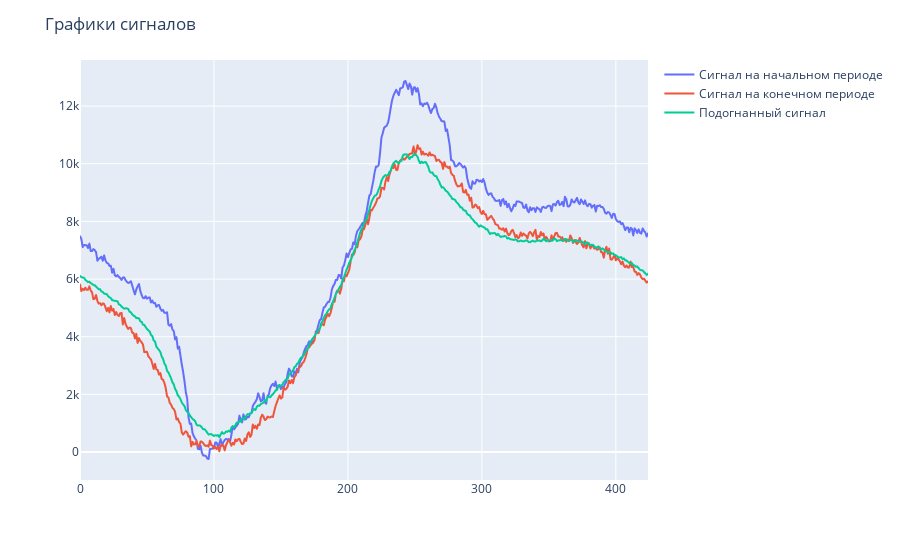

The notebook cell saved with this chart:
### Markdown cell above
Построим сигналы на интерактивном графике

### Code cell
plot_df = pd.DataFrame({'Сигнал на начальном периоде': first_period_signal, 'Сигнал на конечном периоде': last_period_signal, 'Подогнанный сигнал': fitted_signal})

fig = px.line(plot_df)\
    .update_layout(title='Графики сигналов', xaxis_title=None, yaxis_title=None, legend_title=None)

fig.show()

### Figure 1 — Plotly figure (JSON) as saved in the notebook; plotly's stock layout.template omitted (floating-point values rounded to 4 significant figures; data arrays with more than 128 entries replaced by an {"elided": "..."} marker saying what was removed)
{"data": [{"hovertemplate": "variable=Сигнал на начальном периоде<br>index=%{x}<br>value=%{y}<extra></extra>", "legendgroup": "Сигнал на начальном периоде", "line": {"color": "#636efa", "dash": "solid"}, "marker": {"symbol": "circle"}, "mode": "lines", "name": "Сигнал на начальном периоде", "showlegend": true, "type": "scattergl", "x": {"elided": "425 int values"}, "xaxis": "x", "y": {"elided": "425 float values"}, "yaxis": "y"}, {"hovertemplate": "variable=Сигнал на конечном периоде<br>index=%{x}<br>value=%{y}<extra></extra>", "legendgroup": "Сигнал на конечном периоде", "line": {"color": "#EF553B", "dash": "solid"}, "marker": {"symbol": "circle"}, "mode": "lines", "name": "Сигнал на конечном периоде", "showlegend": true, "type": "scattergl", "x": {"elided": "425 int values"}, "xaxis": "x", "y": {"elided": "425 float values"}, "yaxis": "y"}, {"hovertemplate": "variable=Подогнанный сигнал<br>index=%{x}<br>value=%{y}<extra></extra>", "legendgroup": "Подогнанный сигнал", "line": {"color": "#00cc96", "dash": "solid"}, "marker": {"symbol": "circle"}, "mode": "lines", "name": "Подогнанный сигнал", "showlegend": true, "type": "scattergl", "x": {"elided": "425 int values"}, "xaxis": "x", "y": {"elided": "425 float values"}, "yaxis": "y"}], "layout": {"legend": {"title": {}, "tracegroupgap": 0}, "margin": {"t": 60}, "title": {"text": "Графики сигналов"}, "xaxis": {"anchor": "y", "domain": [0, 1], "title": {}}, "yaxis": {"anchor": "x", "domain": [0, 1], "title": {}}}}
